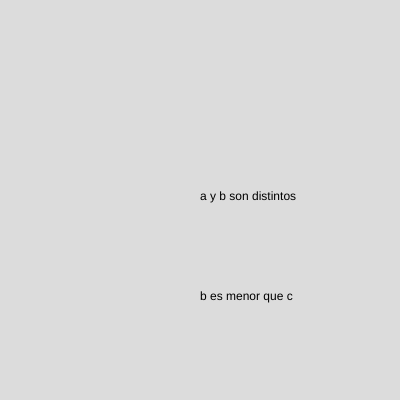
Frame 1 (no input)
Frame 60 (no input): identical to frame 1, image omitted
Frame 120 (the mouse pressed at the canvas centre since frame 60): identical to frame 1, image omitted

The p5.js sketch that drew this single still picture (run headless with seeded random() and noise() and a simulated clock; from frame 60 on, the mouse is pressed at the canvas centre):

// p5.js sketch
// ── sketch.js
let a=1;
let b=2;
let c=3;

function setup() {
  createCanvas(400, 400);
}

function draw() {
  background(220);
  if(a==b){
    text("a y b son iguales",200,200);
  }else{
    text("a y b son distintos",200,200);
  }
  
  if(b<c){
    text("b es menor que c",200,300);
  }else{
    text("b es mayor o igual que c",200,300);
  }
}
